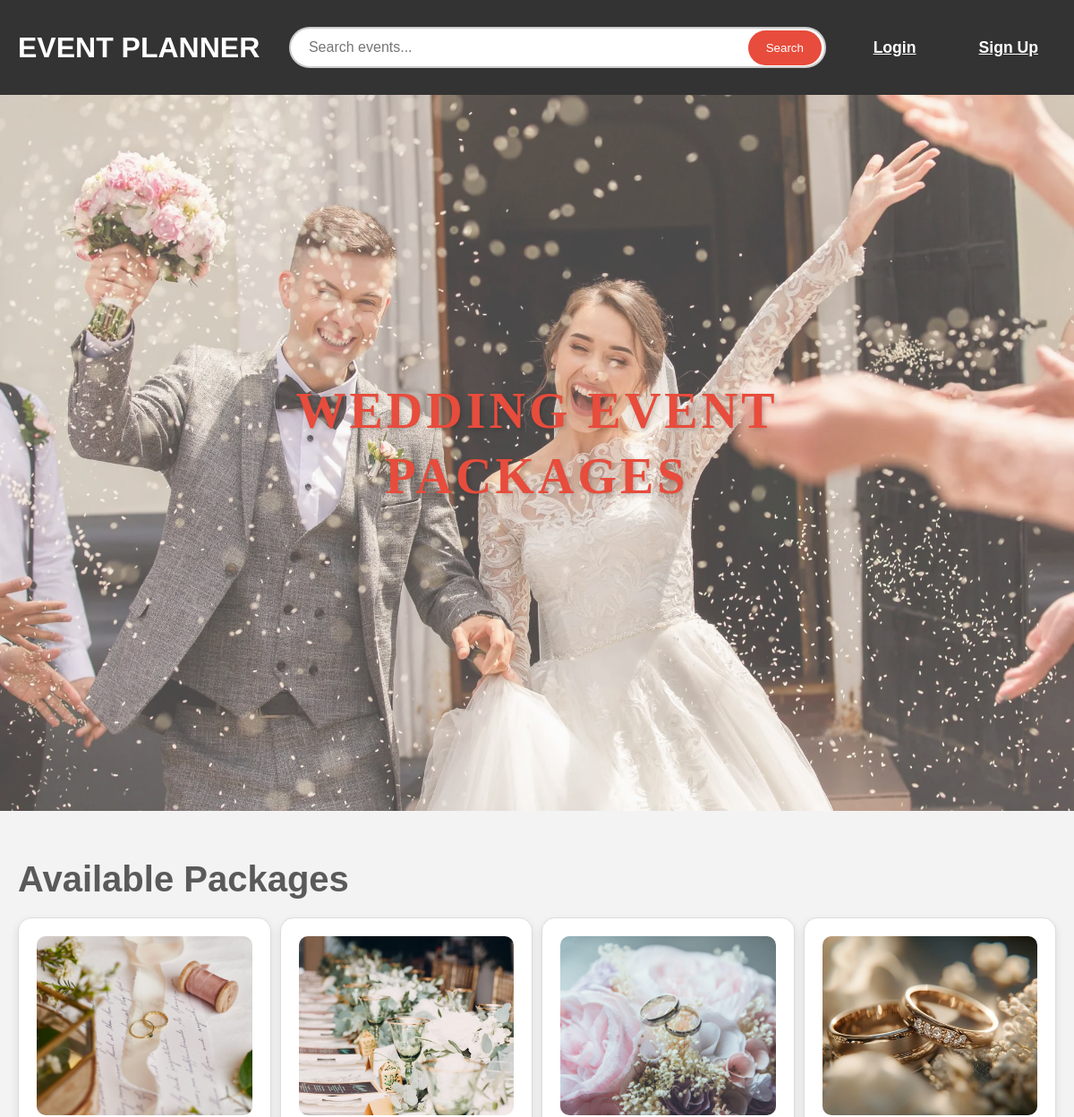
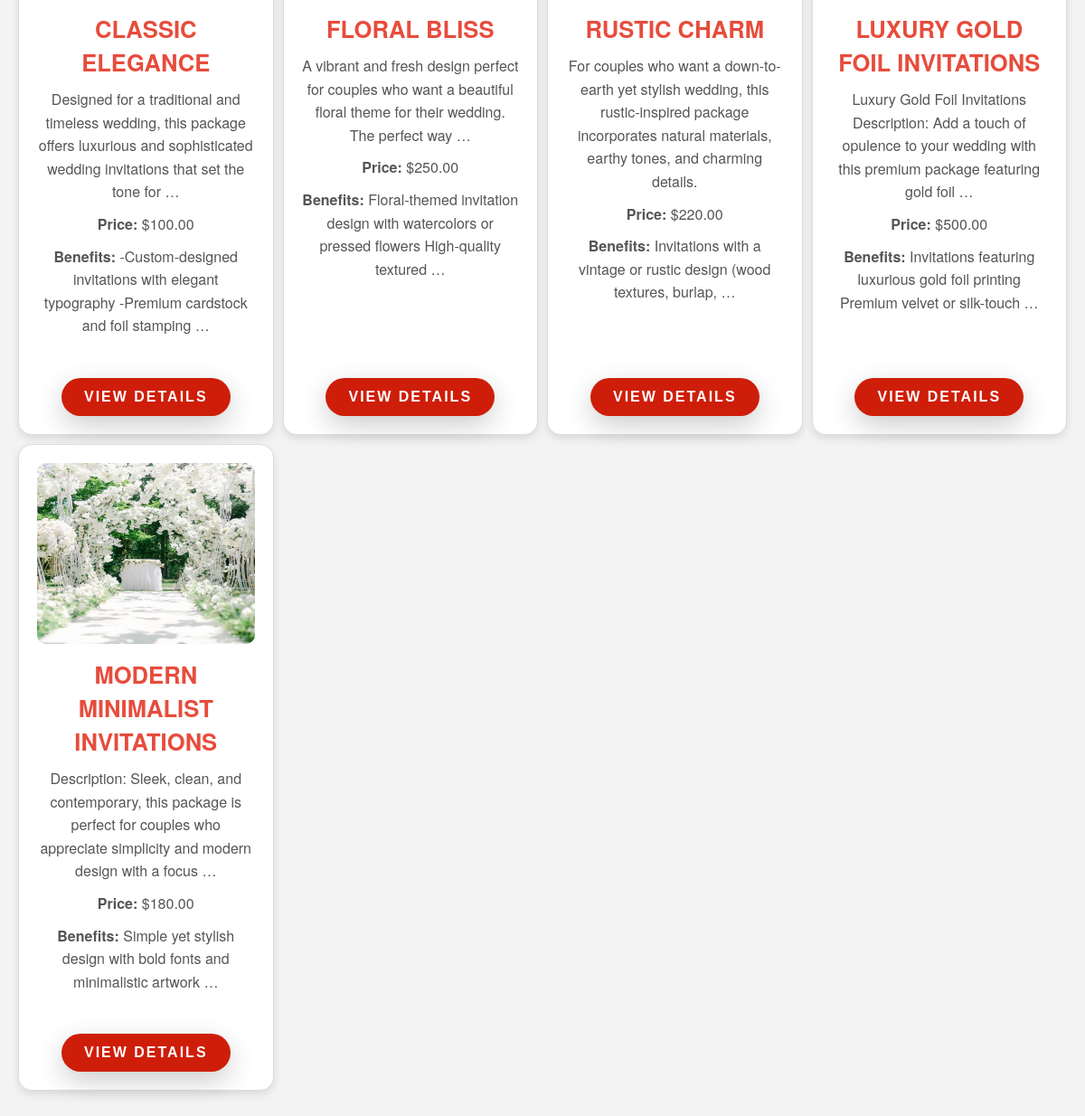
/category/1/events/, run on the app's committed database (2 pictures, top to bottom).
### main/models.py (models this page shows, shortened)
class Category(models.Model):
    name = models.CharField(max_length=100, unique=True)
    image = models.ImageField(upload_to='categories/', blank=True, null=True)

class Package(models.Model):
    name = models.CharField(max_length=200)
    description = models.TextField()
    price = models.DecimalField(max_digits=10, decimal_places=2)
    benefits = models.TextField(help_text="List the benefits of this package")
    category = models.ForeignKey(Category, on_delete=models.CASCADE, related_name="packages")
    events = models.ManyToManyField(Event, related_name="packages")
    image = models.ImageField(upload_to='packages/')
    available = models.BooleanField(default=True)

### main/views.py (the view)
# urls.py: path('category/<int:category_id>/events/', views.category_events, name='category_events'),
def category_events(request, category_id):
    category = get_object_or_404(Category, pk=category_id)
    return render(request, 'main/category_events.html', {
        'category': category,
    })

### main/templates/main/category_events.html
{% extends 'base.html' %}
{% load static %}
{% block content %}
<section class="category-hero">
    <div class="category-background">
        <img src="{{ category.image.url }}" alt="{{ category.name }}">
    </div>
    <div class="category-hero-content">
        <h1>{{ category.name }} Event Packages</h1>
    </div>
</section>
<section class="package-listing">
    <div class="container">
        <h2>Available Packages</h2>
        <div class="package-cards">
            {% for package in category.packages.all %}
            <div class="package-card">
                <img src="{{ package.image.url }}" alt="{{ package.name }}">
                <h3>{{ package.name }}</h3>
                <p>{{ package.description|truncatewords:20 }}</p>
                <p><strong>Price:</strong> ${{ package.price }}</p>
                <p><strong>Benefits:</strong> {{ package.benefits|truncatewords:10 }}</p>
                <div class="btn-container">
                    <a href="{% url 'package_detail' package.id %}" class="btn-primary">View Details</a>
                </div>
            </div>
            {% endfor %}
        </div>
    </div>
</section>
{% endblock %}

### main/templates/base.html (shortened to what this page needs)
{% load static %}
<!DOCTYPE html>
<html lang="en">
<head>
    <link rel="stylesheet" href="https://cdnjs.cloudflare.com/ajax/libs/font-awesome/6.0.0-beta3/css/all.min.css">
    <link rel="stylesheet" href="{% static 'css/style.css' %}">
</head>
<body>
    <header>
        <nav>
            <div class="logo">
                <a href="{% url 'index' %}">Event Planner</a>
            </div>
            <form action="{% url 'search_events' %}" method="GET" class="search-form">
                <input type="text" name="q" placeholder="Search events..." value="{{ request.GET.q }}" class="search-input">
                <button type="submit" class="search-button">Search</button>
            </form>
            <div class="nav-links">
                {% if user.is_authenticated %}
                    <a href="{% url 'user_dashboard' %}">Dashboard</a>
                    <a href="{% url 'contact' %}">Contact</a>
                    <a href="{% url 'logout' %}">Logout</a>
                {% else %}
                    <a href="{% url 'login' %}">Login</a>
                    <a href="{% url 'signup' %}">Sign Up</a>
                {% endif %}
            </div>
        </nav>
    </header>
    <main>
        {% block content %}{% endblock %}
    </main>
</body>
</html>

### main/static/css/style.css (style rules this page uses)
* { margin: 0; padding: 0; box-sizing: border-box; }
body { font-family: Arial, sans-serif; background: #f4f4f4; }
header { background: #333; color: #fff; padding: 10px 0; }
nav { display: flex; justify-content: space-between; align-items: center; padding: 0 20px; }
.logo a { font-size: 2rem; font-weight: bold; text-transform: uppercase; color: #fff; text-decoration: none; transition: color 0.3s; }
.nav-links { display: flex; gap: 30px; }
.nav-links a { font-size: 1.1rem; color: #fff; padding: 10px 20px; border-radius: 25px; font-weight: 600; transition: 0.3s; }
.search-form { display: flex; justify-content: center; align-items: center; position: relative; max-width: 600px; width: 100%; margin: 20px auto; }
.search-input { width: 100%; padding: 12px 20px; font-size: 1rem; border: 2px solid #ccc; border-radius: 25px; outline: none; transition: border-color 0.3s; }
.search-button { position: absolute; right: 5px; padding: 12px 20px; background-color: #e74c3c; color: white; border: none; border-radius: 25px; cursor: pointer; transition: 0.3s; }
body { font-family: 'Arial', sans-serif; background: #f9f9f9; color: #333; }
h1 { font-size: 3.5rem; font-weight: 700; color: #e74c3c; margin-bottom: 25px; letter-spacing: 4px; text-transform: uppercase; text-shadow: 2px 2px 5px rgba(0, 0, 0, 0.2); font-family: 'Playfair Display', serif; line-height: 1.3; }
p { font-size: 1.2rem; color: #7f8c8d; margin-bottom: 40px; line-height: 1.8; font-family: 'Roboto', sans-serif; }
.btn-primary { background-color: #e62e19; color: #fff; padding: 18px 50px; border-radius: 50px; font-size: 1.3rem; text-transform: uppercase; letter-spacing: 2px; text-decoration: none; box-shadow: 0 10px 30px rgba(0, 0, 0, 0.2); transition: all 0.3s ease-in-out; border: none; }
.container { width: 100%; max-width: 1200px; margin: 0 auto; padding: 0 15px; }
.category-hero { position: relative; text-align: center; color: white; }
.category-hero img { width: 100%; height: auto; opacity: 0.7; }
.category-hero-content { position: absolute; top: 50%; left: 50%; transform: translate(-50%, -50%); }
.package-cards { display: grid; grid-template-columns: repeat(5, 1fr); gap: 10px; margin-top: 20px; }
.package-card { border: 1px solid #ddd; padding: 20px; text-align: center; background: #fff; box-shadow: 0 4px 10px rgba(0, 0, 0, 0.1); border-radius: 15px; display: flex; flex-direction: column; justify-content: space-between; height: 100%; transition: transform 0.3s ease, box-shadow 0.3s ease; }
.package-card img { width: 100%; height: 200px; object-fit: cover; border-radius: 10px; margin-bottom: 15px; }
.package-card h3 { color: #e74c3c; font-size: 1.6rem; font-family: 'Helvetica Neue', sans-serif; font-weight: 600; margin-bottom: 10px; text-transform: uppercase; }
.package-card p { color: #555; font-family: 'Helvetica Neue', sans-serif; font-size: 1rem; line-height: 1.6; margin-bottom: 10px; }
.package-card .btn-primary { background-color: #ce1e0a; color: white; padding: 12px 25px; border-radius: 30px; text-decoration: none; font-weight: 600; font-size: 1rem; display: inline-block; margin-top: 15px; transition: background-color 0.3s ease, transform 0.2s ease; text-transform: uppercase; }
.package-card .btn-container { margin-top: auto; padding-top: 20px; }
.package-listing { padding: 50px 0; }
.container { max-width: 1200px; margin: 0 auto; padding: 0 20px; }
@media screen and (max-width: 1200px) { .package-cards { grid-template-columns: repeat(4, 1fr); } }
.btn-primary { background-color: #ff5733; color: white; border: none; padding: 15px 30px; font-size: 18px; cursor: pointer; border-radius: 50px; transition: background-color 0.3s ease, transform 0.3s; }
.btn-primary { background-color: #e74c3c; color: #fff; padding: 18px 50px; border-radius: 50px; font-size: 1.3rem; text-transform: uppercase; letter-spacing: 2px; text-decoration: none; box-shadow: 0 10px 30px rgba(0, 0, 0, 0.2); transition: all 0.3s ease-in-out; border: none; }
*, *:before, *:after { box-sizing: border-box; }
body { margin: 0; }
body { font-family: Arial, sans-serif; background-color: #f4f4f9; margin: 0; padding: 0; }
body { font-family: 'Arial', sans-serif; background: #f3f3f3; }
h2 { font-size: 2.5em; margin-bottom: 20px; color: #5a5a5a; }

### data on the page
Category: image (picture), name "WEDDING"
Package: image (picture), name "CLASSIC ELEGANCE", description "Designed for a traditional and timeless wedding, this package offers luxurious and sophisticated wedding invitations that set the tone for …", price "100.00", benefits "-Custom-designed invitations with elegant typography -Premium cardstock and foil stamping …"
Package: image (picture), name "FLORAL BLISS", description "A vibrant and fresh design perfect for couples who want a beautiful floral theme for their wedding. The perfect way …", price "250.00", benefits "Floral-themed invitation design with watercolors or pressed flowers High-quality textured …"
Package: image (picture), name "RUSTIC CHARM", description "For couples who want a down-to-earth yet stylish wedding, this rustic-inspired package incorporates natural materials, earthy tones, and charming details.", price "220.00", benefits "Invitations with a vintage or rustic design (wood textures, burlap, …"
Package: image (picture), name "LUXURY GOLD FOIL INVITATIONS", description "Luxury Gold Foil Invitations Description: Add a touch of opulence to your wedding with this premium package featuring gold foil …", price "500.00", benefits "Invitations featuring luxurious gold foil printing Premium velvet or silk-touch …"
Package: image (picture), name "MODERN MINIMALIST INVITATIONS", description "Description: Sleek, clean, and contemporary, this package is perfect for couples who appreciate simplicity and modern design with a focus …", price "180.00", benefits "Simple yet stylish design with bold fonts and minimalistic artwork …"
